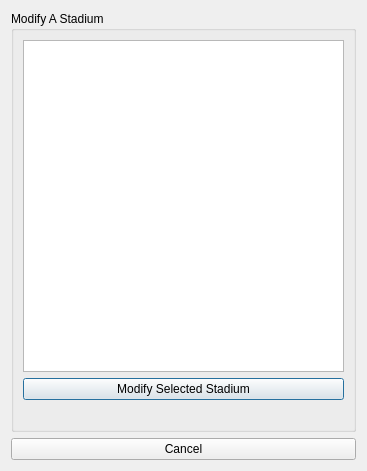
<?xml version="1.0" encoding="UTF-8"?>
<ui version="4.0">
 <class>modifyStadiumSelector</class>
 <widget class="QDialog" name="modifyStadiumSelector">
  <property name="geometry">
   <rect>
    <x>0</x>
    <y>0</y>
    <width>367</width>
    <height>471</height>
   </rect>
  </property>
  <property name="windowTitle">
   <string>Modify Stadium Selection</string>
  </property>
  <property name="windowIcon">
   <iconset resource="../assets/img.qrc">
    <normaloff>:/nfl icon.png</normaloff>:/nfl icon.png</iconset>
  </property>
  <layout class="QVBoxLayout" name="verticalLayout">
   <item>
    <widget class="QGroupBox" name="groupBox">
     <property name="title">
      <string>Modify A Stadium</string>
     </property>
     <layout class="QVBoxLayout" name="verticalLayout_2">
      <item>
       <widget class="QTableWidget" name="stadiumTable">
        <property name="editTriggers">
         <set>QAbstractItemView::NoEditTriggers</set>
        </property>
       </widget>
      </item>
      <item>
       <widget class="QPushButton" name="modifyButton">
        <property name="text">
         <string>Modify Selected Stadium</string>
        </property>
       </widget>
      </item>
      <item>
       <widget class="QLabel" name="errorLabel">
        <property name="text">
         <string/>
        </property>
       </widget>
      </item>
     </layout>
    </widget>
   </item>
   <item>
    <widget class="QPushButton" name="cancelButton">
     <property name="text">
      <string>Cancel</string>
     </property>
    </widget>
   </item>
  </layout>
 </widget>
 <resources>
  <include location="../assets/img.qrc"/>
 </resources>
 <connections/>
</ui>
